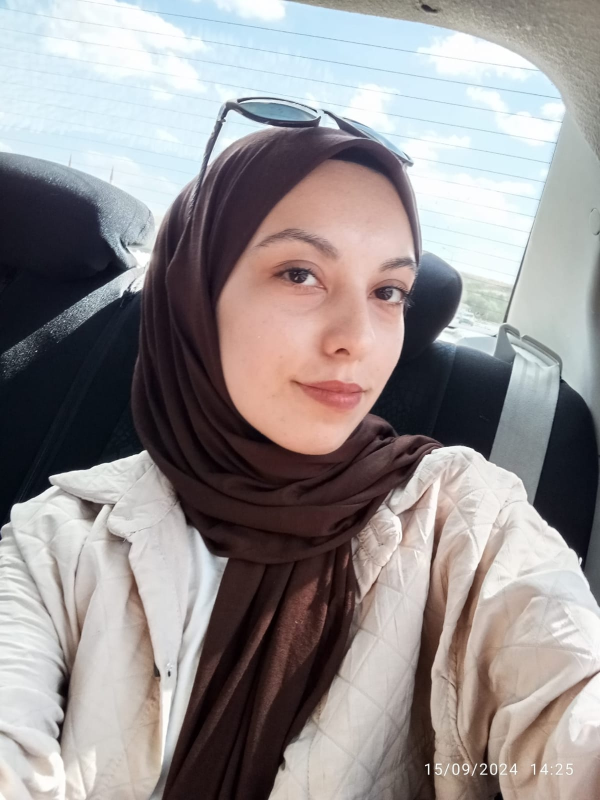
#> input picture demet.jpeg, 1200 x 1600 px (shown at 1/2 size)
$ python -i 'gelişmiş görüntü işleme uygulaması.py'   (imports and definitions only)   (older library calls are emulated)
#> lines starting #> are read from the running program, lines starting #| are printed output that depends on the picture
#> further down, picture is the input picture: shape (1600, 1200, 3); mean B, G, R 144.5, 143.9, 149.3
import cv2
import numpy as np
from tkinter import Tk, filedialog

# [48 lines left out: functions dosya_sec, dosya_kaydet, menu, gri_tonlama, not called in this run]

def bulaniklastirma(image):
    return cv2.GaussianBlur(image, (15, 15), 0)

# [24 lines left out: functions kenar_tespiti, dondurme, boyutlandirma, kirpma, not called in this run]

def erozyon(image):
    kernel = np.ones((5, 5), np.uint8)
    return cv2.erode(image, kernel, iterations=1)

def dilasyon(image):
    kernel = np.ones((5, 5), np.uint8)
    return cv2.dilate(image, kernel, iterations=1)

# [5 lines left out: function metin_ekle, not called in this run]

def renk_esitleme(image):
    if len(image.shape) == 2:  # Gri tonlamalı görüntü
        return cv2.equalizeHist(image)
    lab = cv2.cvtColor(image, cv2.COLOR_BGR2LAB)
#> lab: shape (1600, 1200, 3); mean of channels 0, 1, 2 148.8, 130.8, 128.6
    l, a, b = cv2.split(lab)
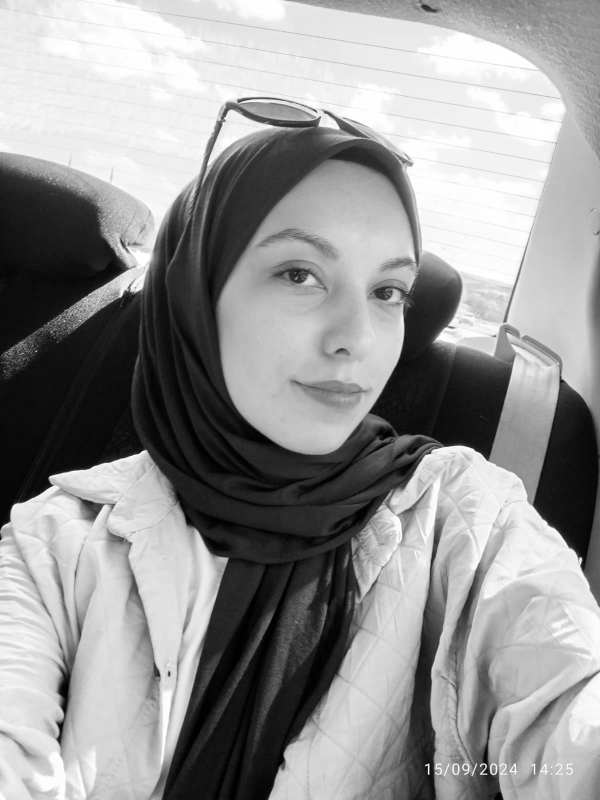
#> l: shape (1600, 1200) (shown at 1/2 size); min 0, max 255, mean 148.8
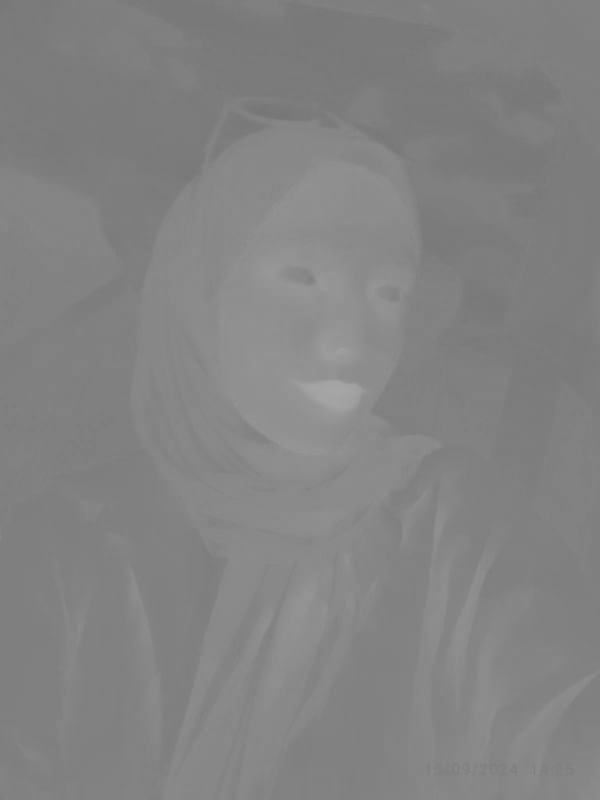
#> a: shape (1600, 1200) (shown at 1/2 size); min 116, max 167, mean 130.8
    l = cv2.equalizeHist(l)
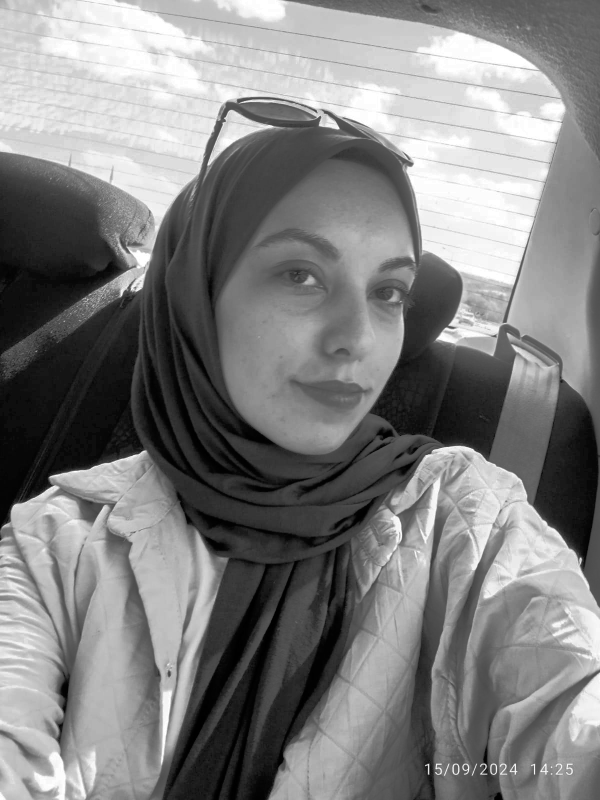
#> l: shape (1600, 1200) (shown at 1/2 size); min 0, max 255, mean 128.3
    lab = cv2.merge((l, a, b))
#> lab: shape (1600, 1200, 3); mean of channels 0, 1, 2 128.3, 130.8, 128.6
    return cv2.cvtColor(lab, cv2.COLOR_LAB2BGR)
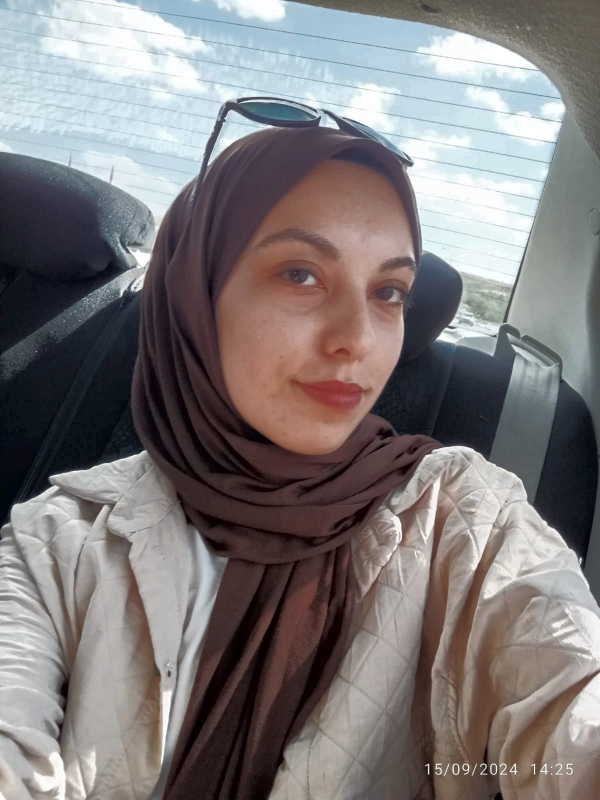
#> returned value: shape (1600, 1200, 3) (shown at 1/2 size); mean B, G, R 122.8, 122.1, 127.2

# [9 lines left out: function sobel_kenar, not called in this run]

def isildama_efekti(image):
    blurred = cv2.GaussianBlur(image, (21, 21), 0)
    return cv2.addWeighted(image, 1.5, blurred, -0.5, 0)

def kontrast_artirma(image, alpha=2.0, beta=50):
    return cv2.convertScaleAbs(image, alpha=alpha, beta=beta)

def keskinlestirme(image):
    kernel = np.array([[-1, -1, -1], [-1, 9, -1], [-1, -1, -1]])
    return cv2.filter2D(image, -1, kernel)

# [121 lines left out: functions sepya_efekti, kaydet, main, not called in this run]

# [2 lines not run here, left out]

>>> import cv2
>>> picture = cv2.imread('demet.jpeg')
>>> result = renk_esitleme(picture)
